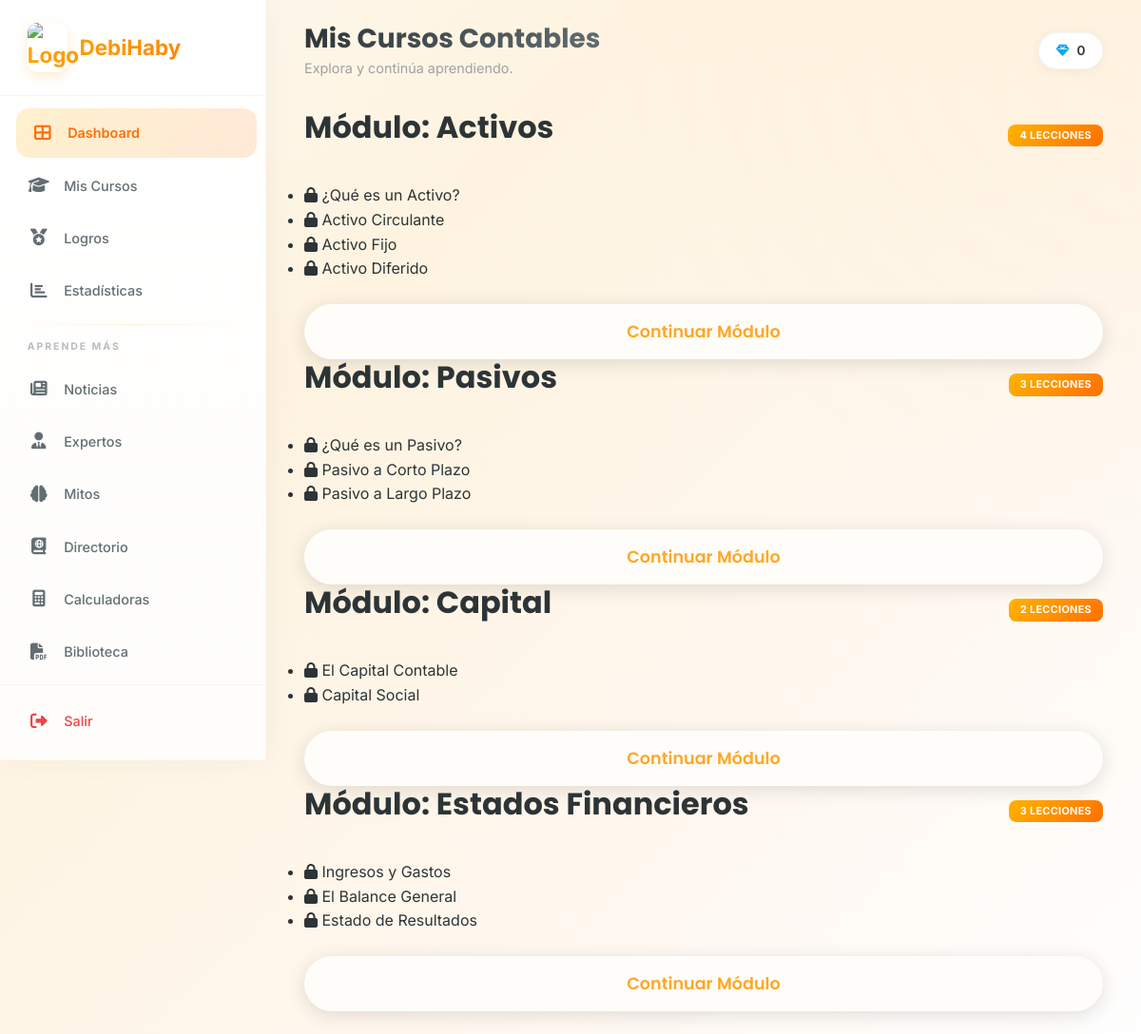
Screenshot of /courses.php (signed in) with the database file from the repository.
### tables this page shows
CREATE TABLE IF NOT EXISTS user_stats (
    user_id INT PRIMARY KEY,
    points INT DEFAULT 0,
    level INT DEFAULT 1,
    experience INT DEFAULT 0,
    streak INT DEFAULT 0,
    last_activity DATE,
    FOREIGN KEY (user_id) REFERENCES users(id) ON DELETE CASCADE
);

CREATE TABLE IF NOT EXISTS lessons (
    id INT AUTO_INCREMENT PRIMARY KEY,
    title VARCHAR(100) NOT NULL,
    description TEXT,
    category ENUM('Activos', 'Pasivos', 'Capital', 'General', 'Estados Financieros') DEFAULT 'General',
    order_index INT DEFAULT 0,
    xp_reward INT DEFAULT 100,
    icon_class VARCHAR(50) DEFAULT 'fa-book'
);

### controllers/DashboardController.php (called while the page is built, shortened)
<?php
class DashboardController {
    private $pdo;
    public function __construct($pdo) {
        $this->pdo = $pdo;
    }
    public function getStudentStats($userId) {
        $stmt = $this->pdo->prepare("
            SELECT u.full_name, u.avatar, s.*
            FROM users u
            JOIN user_stats s ON u.id = s.user_id
            WHERE u.id = ?
        ");
        $stmt->execute([$userId]);
        return $stmt->fetch();
    }
    public function getLearningPath($userId) {
        $stmt = $this->pdo->prepare("
            SELECT l.*, IFNULL(p.status, 'locked') as status, IFNULL(p.score, 0) as score, p.completed_at
            FROM lessons l
            LEFT JOIN user_progress p ON l.id = p.lesson_id AND p.user_id = ?
            ORDER BY l.order_index ASC
        ");
        $stmt->execute([$userId]);
        return $stmt->fetchAll();
    }
}

### courses.php (the view, shortened to what this page needs)
<?php
require_once 'includes/config.php';
require_once 'controllers/DashboardController.php';
$userId = $_SESSION['user_id'];
$controller = new DashboardController($pdo);
$studentStats = $controller->getStudentStats($userId);
$learningPath = $controller->getLearningPath($userId);
?>
<!DOCTYPE html>
<html lang="es">
<head>
    <link rel="stylesheet" href="css/styles.css">
    <link rel="stylesheet" href="css/dashboard.css">
    <link rel="stylesheet" href="https://cdnjs.cloudflare.com/ajax/libs/font-awesome/6.5.1/css/all.min.css">
</head>
<body class="dashboard-body">
    <?php include 'includes/sidebar.php'; ?>
    <main class="main-content">
        <header class="dashboard-header">
            <div class="header-welcome">
                <h1>Mis Cursos Contables</h1>
                <p>Explora y continúa aprendiendo.</p>
            </div>
            <div class="header-stats">
                <div class="stat-pill" title="Puntos DebiHaby">
                    <span class="stat-icon"><i class="fas fa-gem" style="color: #03A9F4;"></i></span>
                    <span class="stat-value"><?php echo number_format($studentStats['points']); ?></span>
                </div>
            </div>
        </header>
        <section class="dashboard-container">
            <div class="courses-grid">
                <?php
                $categories = ['Activos', 'Pasivos', 'Capital', 'Estados Financieros'];
                foreach ($categories as $cat):
                    $catLessons = array_filter($learningPath, function($l) use ($cat) { return $l['category'] == $cat; });
                ?>
                <div class="card course-card">
                    <div class="card-header">
                        <h3>Módulo: <?php echo $cat; ?></h3>
                        <span class="badge"><?php echo count($catLessons); ?> Lecciones</span>
                    </div>
                    <ul class="lesson-list">
                        <?php foreach($catLessons as $l): ?>
                        <li class="<?php echo $l['status']; ?>">
                            <i class="fas <?php echo $l['status'] == 'completed' ? 'fa-circle-check' : ($l['status'] == 'available' ? 'fa-circle-play' : 'fa-lock'); ?>"></i>
                            <?php echo $l['title']; ?>
                        </li>
                        <?php endforeach; ?>
                    </ul>
                    <button class="btn btn-primary mt-2" style="width:100%">Continuar Módulo</button>
                </div>
                <?php endforeach; ?>
            </div>
        </section>
    </main>
</body>
</html>

### css/styles.css (style rules this page uses)
:root { --primary: #FFA726; --primary-dark: #F57C00; --danger: #EF4444; --danger-dark: #DC2626; --secondary: #FFB300; --accent-1: #FF9800; --accent-2: #FFCA28; --accent-3: #FFD54F; --dark: #2d3436; --dark-light: #636e72; --light: #FFF8F0; --white: #FFFDF9; --gradient-primary: linear-gradient(135deg, #FFB300 0%, #FF6F00 100%); --gradient-hero: linear-gradient(135deg, #FFCA28 0%, #FF9800 50%, #FF6F00 100%); --gradient-card: linear-gradient(135deg, rgba(255, 179, 0, 0.1) 0%, rgba(255, 152, 0, 0.1) 100%); --spacing-xs: 0.5rem; --spacing-sm: 1rem; --spacing-md: 1.5rem; --spacing-lg: 2.5rem; --spacing-xl: 4rem; --font-heading: "Poppins", sans-serif; --font-body: "Inter", sans-serif; --shadow-sm: 0 2px 8px rgba(0, 0, 0, 0.08); --shadow-md: 0 4px 20px rgba(0, 0, 0, 0.12); --shadow-lg: 0 8px 30px rgba(0, 0, 0, 0.15); --border-radius: 16px; --transition: all 0.3s cubic-bezier(0.4, 0, 0.2, 1); }
* { margin: 0; padding: 0; box-sizing: border-box; }
html { scroll-behavior: smooth; font-size: 16px; }
body { font-family: var(--font-body); color: var(--dark); background: var(--light); line-height: 1.6; overflow-x: hidden; }
h1, h2, h3, h4, h5, h6 { font-family: var(--font-heading); font-weight: 700; line-height: 1.2; margin-bottom: var(--spacing-sm); }
h1 { font-size: clamp(2.5rem, 5vw, 4rem); }
h3 { font-size: clamp(1.5rem, 3vw, 2rem); }
p { margin-bottom: var(--spacing-sm); }
.btn { display: inline-block; padding: 1rem 2.5rem; font-family: var(--font-heading); font-weight: 600; font-size: 1.1rem; text-decoration: none; border-radius: 50px; transition: var(--transition); cursor: pointer; border: none; text-align: center; }
.btn-primary { background: var(--white); color: var(--primary); box-shadow: var(--shadow-md); }
.mt-2 { margin-top: var(--spacing-md); }

### css/dashboard.css (style rules this page uses)
:root { --transition: all 0.3s cubic-bezier(0.4, 0, 0.2, 1); --success: #10b981; --success-light: #d1fae5; --danger: #ef4444; --danger-light: #fee2e2; --info: #3b82f6; --info-light: #dbeafe; --warning: #f59e0b; --card-radius: 20px; --sidebar-width: 280px; }
.dashboard-body { display: flex; min-height: 100vh; margin: 0; background: linear-gradient(135deg, #fef9f0 0%, #fef3e0 30%, #fff8f0 70%, #fefefe 100%); background-attachment: fixed; }
.dashboard-body::before { content: ''; position: fixed; top: -50%; right: -50%; width: 100%; height: 100%; background: radial-gradient(circle, rgba(255, 167, 38, 0.05) 0%, transparent 70%); animation: bgFloat 20s ease-in-out infinite; pointer-events: none; z-index: 0; }
body { color: var(--dark, #2d3436); transition: background 0.4s ease, color 0.4s ease; }
.main-content { flex: 1; margin-left: var(--sidebar-width); padding: 1.5rem 2.5rem; transition: margin-left 0.35s ease; position: relative; z-index: 1; }
.dashboard-header { display: flex; justify-content: space-between; align-items: center; margin-bottom: 2rem; flex-wrap: wrap; gap: 1rem; }
.header-welcome h1 { font-size: 1.75rem; margin: 0 0 0.15rem 0; background: linear-gradient(135deg, #2d3436 0%, #636e72 100%); -webkit-background-clip: text; -webkit-text-fill-color: transparent; background-clip: text; }
.header-welcome p { color: #a0a0a0; margin: 0; font-size: 0.9rem; }
.header-stats { display: flex; align-items: center; gap: 0.8rem; flex-wrap: wrap; }
.stat-pill { background: white; padding: 0.45rem 1.1rem; border-radius: 50px; box-shadow: 0 2px 12px rgba(0, 0, 0, 0.05); display: flex; align-items: center; gap: 0.5rem; font-size: 0.85rem; transition: var(--transition); border: 1px solid rgba(0, 0, 0, 0.04); cursor: default; }
.stat-value { font-weight: 600; color: #2d3436; }
.dashboard-container { animation: pageIn 0.6s ease-out; }
.card-header { display: flex; justify-content: space-between; align-items: center; margin-bottom: 1.5rem; }
.badge { background: var(--gradient-primary, linear-gradient(135deg, #FFB300, #FF6F00)); color: white; padding: 3px 12px; border-radius: 8px; font-size: 0.68rem; font-weight: 700; letter-spacing: 0.3px; text-transform: uppercase; }
.mt-2 { margin-top: 1.5rem; }

### rows the page displays
user_stats: points "0"
lessons: title "¿Qué es un Activo?"
lessons: title "Activo Circulante"
lessons: title "Activo Fijo"
lessons: title "Activo Diferido"
lessons: title "¿Qué es un Pasivo?"
lessons: title "Pasivo a Corto Plazo"
lessons: title "Pasivo a Largo Plazo"
lessons: title "El Capital Contable"
lessons: title "Capital Social"
lessons: title "Ingresos y Gastos"
lessons: title "El Balance General"
lessons: title "Estado de Resultados"

### other values shown
$cat "Activos"
count($catLessons) "4"
$cat "Pasivos"
count($catLessons) "3"
$cat "Capital"
count($catLessons) "2"
$cat "Estados Financieros"
